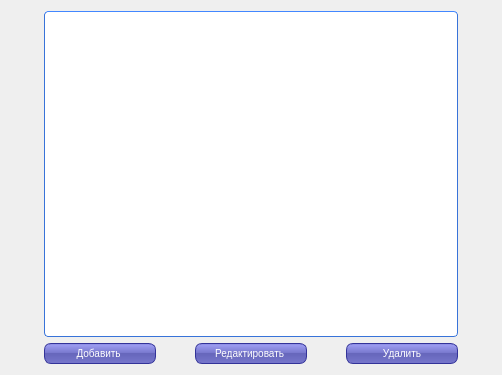
<?xml version="1.0" encoding="UTF-8"?>
<ui version="4.0">
 <class>RptColumnFrm</class>
 <widget class="QDialog" name="RptColumnFrm">
  <property name="geometry">
   <rect>
    <x>0</x>
    <y>0</y>
    <width>502</width>
    <height>375</height>
   </rect>
  </property>
  <property name="windowTitle">
   <string>RptColumnFrm</string>
  </property>
  <property name="styleSheet">
   <string notr="true">QPushButton {
color: white;
background-color: QLinearGradient( x1: 0, y1: 0, x2: 0, y2: 1, stop: 0 #88d, stop: 0.1 #99e, stop: 0.49 #77c, stop: 0.5 #66b, stop: 1 #77c);
border-width: 1px;
border-color: #339;
border-style: solid;
border-radius: 7;
padding: 3px;
font-size: 10px;
padding-left: 5px;
padding-right: 5px;
min-width: 100px;
max-width: 100px;
min-height: 13px;
max-height: 13px;
}
QHeaderView {
    background-color: #fff;
    font-size:11px;
}
QHeaderView::section:horizontal {
    color: #fff;
    border-style: solid;
    background-color: qlineargradient( x1: 0, y1: 0, x2: 0, y2: 1,
                                        stop: 0 #4287ff, stop: 1 #356ccc);
 }
QTableView {
    border: 1px solid #3873d9;
    border-top-color: #4287ff;
    border-radius: 4px;
    background-color: #fff;
    background-image: url(:/img/other/background.png);
    gridline-color: #777;
    selection-background-color: rgb(235,110,36);
    color:#333;
    font-size:11px;
 }

QScrollBar:vertical {
     background: #e4e4e4;
     border-top-right-radius: 4px;
     border-bottom-right-radius: 4px;
     width: 12px;
     margin: 0px;
 }
 QScrollBar::handle:vertical {
    background-color: qlineargradient( x1: 0, y1: 0, x2: 1, y2: 0,
                                    stop: 0 #4287ff, stop: 1 #356ccc);
     border-radius: 4px;
     min-height: 20px;
     margin: 0px 2px 0px 2px;
 }
 QScrollBar::add-line:vertical {
     background: none;
     height: 0px;
     subcontrol-position: right;
     subcontrol-origin: margin;
 }
 QScrollBar::sub-line:vertical {
     background: none;
     height: 0px;
     subcontrol-position: left;
     subcontrol-origin: margin;
 }

QMessageBox QPushButton {
color: white;
background-color: QLinearGradient( x1: 0, y1: 0, x2: 0, y2: 1, stop: 0 #88d, stop: 0.1 #99e, stop: 0.49 #77c, stop: 0.5 #66b, stop: 1 #77c);
border-width: 1px;
border-color: #339;
border-style: solid;
border-radius: 7;
padding: 3px;
font-size: 10px;
padding-left: 5px;
padding-right: 5px;
min-width: 50px;
max-width: 50px;
min-height: 13px;
max-height: 13px;
}
</string>
  </property>
  <layout class="QGridLayout" name="gridLayout">
   <item row="0" column="0" colspan="3">
    <widget class="QTableView" name="tableView"/>
   </item>
   <item row="1" column="0">
    <widget class="QPushButton" name="pushButton_Add">
     <property name="text">
      <string>Добавить </string>
     </property>
    </widget>
   </item>
   <item row="1" column="1">
    <widget class="QPushButton" name="pushButton_Edit">
     <property name="text">
      <string>Редактировать </string>
     </property>
    </widget>
   </item>
   <item row="1" column="2">
    <widget class="QPushButton" name="pushButton_Remove">
     <property name="text">
      <string>Удалить</string>
     </property>
    </widget>
   </item>
  </layout>
 </widget>
 <resources/>
 <connections/>
</ui>
